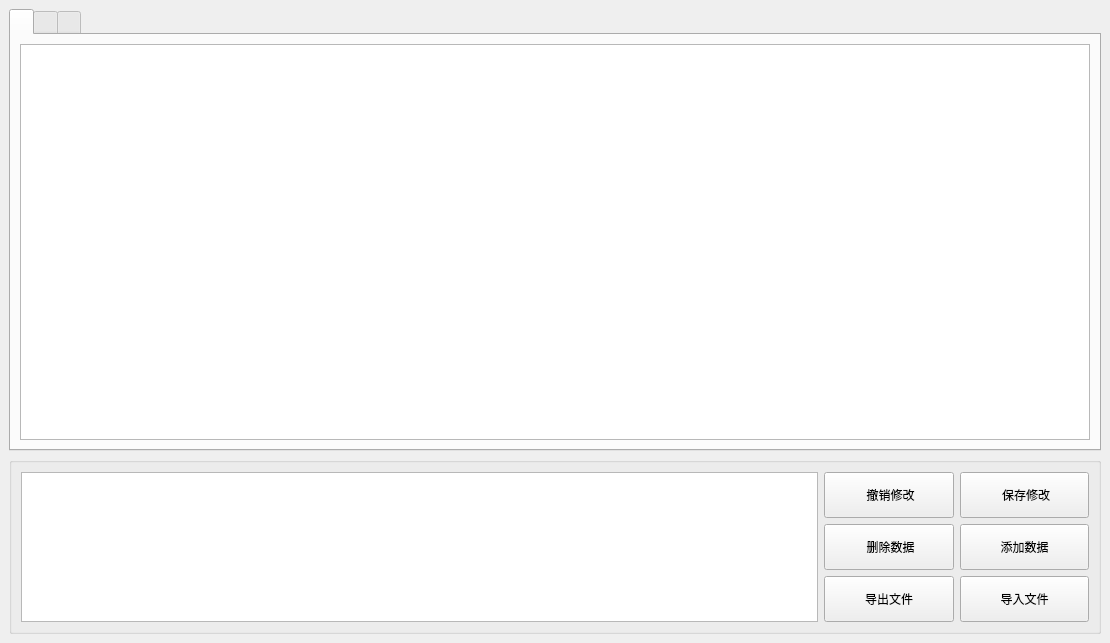
<ui version="4.0">
  <class>DeviceStoreClass</class>
  <widget class="QMainWindow" name="DeviceStoreClass">
    <property name="geometry">
      <rect>
        <x>0</x>
        <y>0</y>
        <width>1110</width>
        <height>643</height>
      </rect>
    </property>
    <property name="windowTitle">
      <string>MainWindow</string>
    </property>
    <widget class="QWidget" name="centralwidget">
      <layout class="QVBoxLayout" name="verticalLayout" stretch="5,2">
        <item>
          <widget class="QTabWidget" name="tabWidget_tables">
            <property name="currentIndex">
              <number>0</number>
            </property>
            <widget class="QWidget" name="tab_factory">
              <attribute name="title">
                <string/>
              </attribute>
              <layout class="QGridLayout" name="gridLayout_3">
                <item row="0" column="0">
                  <widget class="QTableWidget" name="tableWidget_factory"/>
                </item>
              </layout>
            </widget>
            <widget class="QWidget" name="tab_deviceType">
              <attribute name="title">
                <string/>
              </attribute>
              <layout class="QGridLayout" name="gridLayout">
                <item row="0" column="0">
                  <widget class="QTableWidget" name="tableWidget_deviceType"/>
                </item>
              </layout>
            </widget>
            <widget class="QWidget" name="tab_waveFeature">
              <attribute name="title">
                <string/>
              </attribute>
              <layout class="QGridLayout" name="gridLayout_2">
                <item row="0" column="0">
                  <widget class="QTableWidget" name="tableWidget_waveFeature"/>
                </item>
              </layout>
            </widget>
          </widget>
        </item>
        <item>
          <widget class="QGroupBox" name="groupBox">
            <property name="minimumSize">
              <size>
                <width>0</width>
                <height>0</height>
              </size>
            </property>
            <property name="title">
              <string/>
            </property>
            <layout class="QGridLayout" name="gridLayout_5">
              <item row="0" column="1">
                <layout class="QHBoxLayout" name="horizontalLayout" stretch="3,1">
                  <item>
                    <widget class="QTextEdit" name="textEdit_msg">
                      <property name="readOnly">
                        <bool>true</bool>
                      </property>
                    </widget>
                  </item>
                  <item>
                    <layout class="QGridLayout" name="gridLayout_4">
                      <item row="2" column="0">
                        <widget class="QPushButton" name="pushButton_exportFile">
                          <property name="sizePolicy">
                            <sizepolicy hsizetype="Minimum" vsizetype="Expanding">
                              <horstretch>0</horstretch>
                              <verstretch>0</verstretch>
                            </sizepolicy>
                          </property>
                          <property name="text">
                            <string>导出文件</string>
                          </property>
                        </widget>
                      </item>
                      <item row="2" column="1">
                        <widget class="QPushButton" name="pushButton_importFile">
                          <property name="sizePolicy">
                            <sizepolicy hsizetype="Minimum" vsizetype="Expanding">
                              <horstretch>0</horstretch>
                              <verstretch>0</verstretch>
                            </sizepolicy>
                          </property>
                          <property name="text">
                            <string>导入文件</string>
                          </property>
                        </widget>
                      </item>
                      <item row="1" column="1">
                        <widget class="QPushButton" name="pushButton_addData">
                          <property name="sizePolicy">
                            <sizepolicy hsizetype="Minimum" vsizetype="Expanding">
                              <horstretch>0</horstretch>
                              <verstretch>0</verstretch>
                            </sizepolicy>
                          </property>
                          <property name="text">
                            <string>添加数据</string>
                          </property>
                        </widget>
                      </item>
                      <item row="1" column="0">
                        <widget class="QPushButton" name="pushButton_delData">
                          <property name="sizePolicy">
                            <sizepolicy hsizetype="Minimum" vsizetype="Expanding">
                              <horstretch>0</horstretch>
                              <verstretch>0</verstretch>
                            </sizepolicy>
                          </property>
                          <property name="text">
                            <string> 删除数据</string>
                          </property>
                        </widget>
                      </item>
                      <item row="0" column="1">
                        <widget class="QPushButton" name="pushButton_saveChanged">
                          <property name="sizePolicy">
                            <sizepolicy hsizetype="Minimum" vsizetype="Expanding">
                              <horstretch>0</horstretch>
                              <verstretch>0</verstretch>
                            </sizepolicy>
                          </property>
                          <property name="text">
                            <string> 保存修改</string>
                          </property>
                        </widget>
                      </item>
                      <item row="0" column="0">
                        <widget class="QPushButton" name="pushButton_undoChanged">
                          <property name="sizePolicy">
                            <sizepolicy hsizetype="Minimum" vsizetype="Expanding">
                              <horstretch>0</horstretch>
                              <verstretch>0</verstretch>
                            </sizepolicy>
                          </property>
                          <property name="text">
                            <string> 撤销修改</string>
                          </property>
                        </widget>
                      </item>
                    </layout>
                  </item>
                </layout>
              </item>
            </layout>
          </widget>
        </item>
      </layout>
    </widget>
    <widget class="QMenuBar" name="menubar">
      <property name="geometry">
        <rect>
          <x>0</x>
          <y>0</y>
          <width>1110</width>
          <height>22</height>
        </rect>
      </property>
    </widget>
  </widget>
  <resources/>
  <connections/>
</ui>
